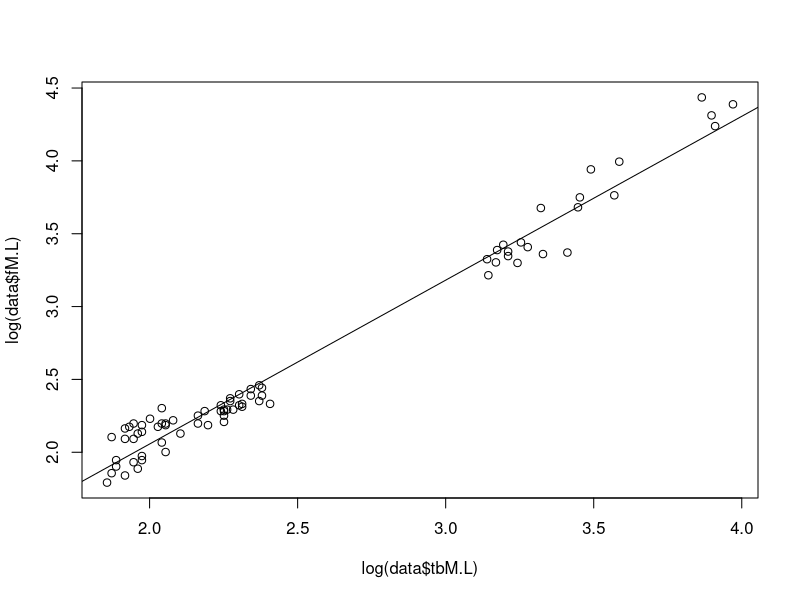
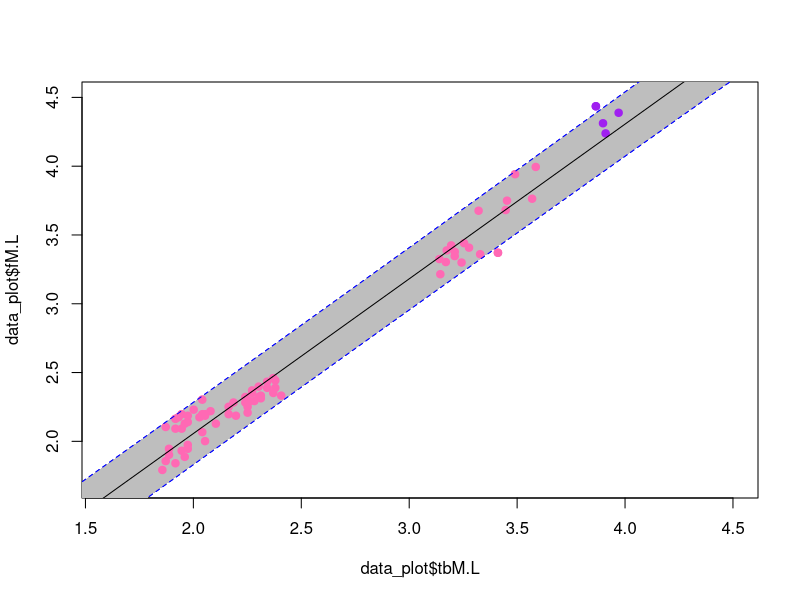
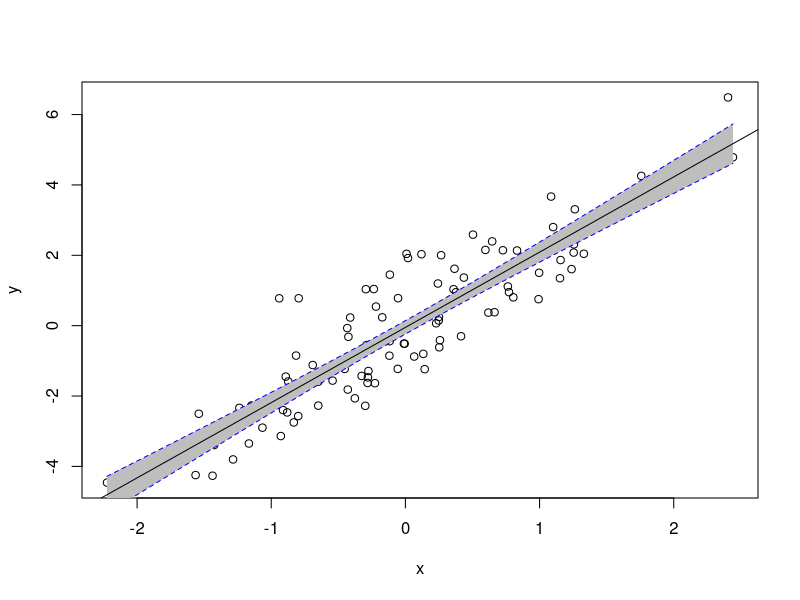
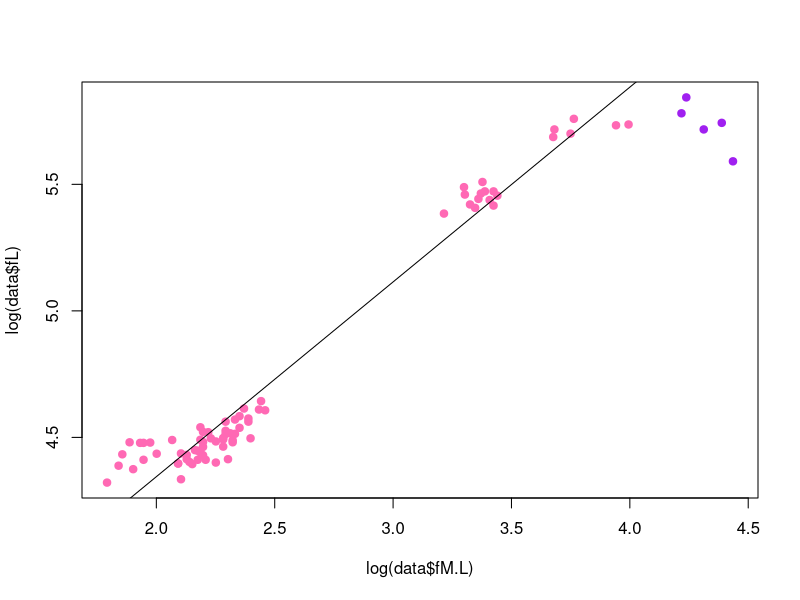
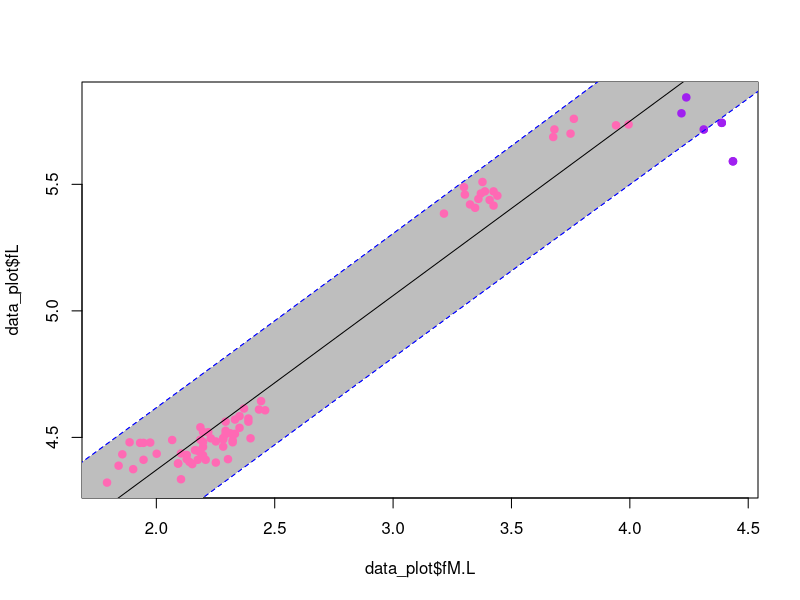
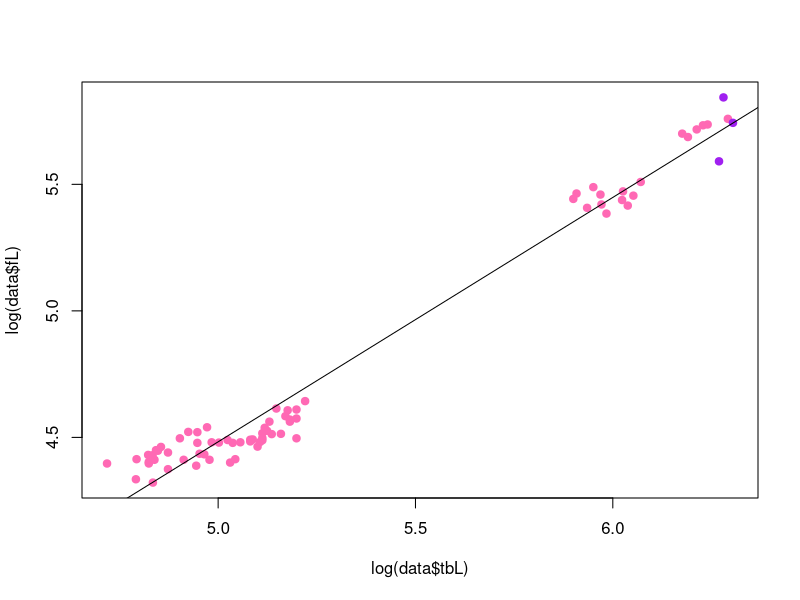
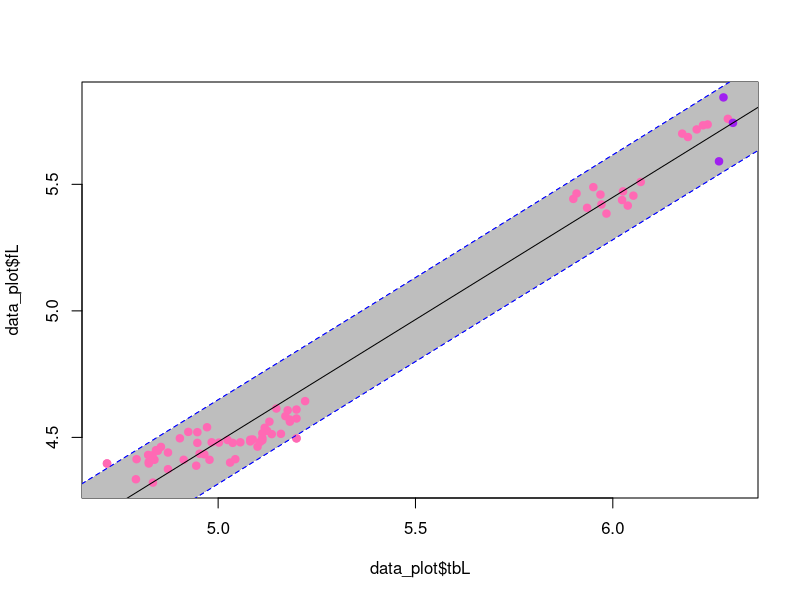

These charts were generated, in order, by the following R code:
## ---- chunk 1
knitr::opts_chunk$set(echo=FALSE, message=FALSE, results='hide' )
## ---- chunk 2
#this sets the directory to the source directory without having to manually click your way there
library(rstudioapi) # Safely Access the RStudio API
setwd(dirname(getActiveDocumentContext()$path))

#make sure you delete all empty columns/rows by hitting "delete" in excel
data<-read.csv(file = "../Data/Raw/honours_hindlimbs.csv")


#data that includes Dinornithiformes, Dromornis stirtoni, & Illbandornis sp.
data2 <- read.csv (file = "../Data/Raw/honours_hindlimb_updated.csv")

## ---- chunk 3
#just a summary of the data
summary(data)

#run a linear model: y is on left, x is on right
reg1 <- lm(log(data$fM.L) ~ log(data$tbM.L))

#here's how to get a summary output
summary(reg1)

#plotting like this NOW HAS x on left, y on right
plot(log(data$fM.L) ~ log(data$tbM.L)); abline(reg1)


## ---- chunk 4

data_noG <- data[-c(77:82),]

#run a linear model: y is on left, x is on right
NoG <- lm(log(data_noG$fM.L) ~ log(data_noG$tbM.L))

#here's how to get a summary output
summary(NoG)


## ---- chunk 5
#Here we're log transforming first, because otherwise things don't work. 

data_plot <- cbind (data[,1:2], log (data[,3:15]))

#Also here setting up a vector of colours you can use to highlight _Genyornis_
#make a vector of just pink
colours <- rep("hotpink", nrow(data_plot))
#make a vector where any species name that has Genyornis is assigned purple
colours[which(data_plot$species == "Genyornis newtoni")] <- "purple"

#getting a model for predicting CIs
model <- lm(fM.L ~ tbM.L, data=data_plot)
summary(model)

#For the interval estimate to work, we need to find the smallest and largest values of x. All this is in https://stackoverflow.com/questions/46459620/plotting-a-95-confidence-interval-for-a-lm-object

#But X in this case has NAs so we're here finding the lowest non-NA value by sorting from smallest to largest and taking the first value
min_x <- sort(data_plot$tbM.L)[1]
max_x <- sort(data_plot$tbM.L, decreasing = TRUE)[1]

#make dummy sequence of x for intervals. 
newx <- seq(min_x-1,max_x+1,by = 0.05 )

#plot confidence intervals

#This only works if the data are already logged. Not my preference but hey.
conf_interval <- predict(model, newdata=data.frame(tbM.L = newx), interval="prediction",    level = 0.95)



plot(data_plot$fM.L ~ data_plot$tbM.L, 
     xlim=c(1.6,4.5), 
     ylim=c(1.7,4.5), 
     pch=19, col=colours); abline(model, col="black" )

lines(newx, conf_interval[,2], col="blue", lty=2)
lines(newx, conf_interval[,3], col="blue", lty=2)

#fill in area between regression line and confidence interval - very pretty but then you have to re-plot the points
polygon(c(rev(newx), newx), c(rev(conf_interval[ ,3]), conf_interval[ ,2]), col = 'grey', border = NA)



points(data_plot$fM.L ~ data_plot$tbM.L, 
     
     pch=19, col=colours); abline(model, col="black" )
lines(newx, conf_interval[,2], col="blue", lty=2)
lines(newx, conf_interval[,3], col="blue", lty=2)





#add row names to your plot
#text(log(data$fM.L) ~ log(data$tbM.L), labels=data$species )


## ---- chunk 6

#make this example reproducible
set.seed(0)

#create dataset
x <- rnorm(100)
y <- x*2 + rnorm(100)
df <- data.frame(x = x, y = y)

#fit linear regression model
model <- lm(y ~ x, data = df) 

#get predicted y values using regression equation
newx <- seq(min(df$x), max(df$x), length.out=100)
preds <- predict(model, newdata = data.frame(x=newx), interval = 'confidence')

#create plot of x vs. y
plot(y ~ x, data = df)

#fill in area between regression line and confidence interval
polygon(c(rev(newx), newx), c(rev(preds[ ,3]), preds[ ,2]), col = 'grey', border = NA)

#add fitted regression line
abline(model)

#add dashed lines for confidence bands
lines(newx, preds[ ,3], lty = 'dashed', col = 'blue')
lines(newx, preds[ ,2], lty = 'dashed', col = 'blue')


## ---- chunk 7

#linear model of the length vs width of the femur excluding Genyornis
noGFLW <- lm(log(data_noG$fL) ~ log(data_noG$fM.L))

#summary of the linear model of the length vs width of the femur excluding Genyornis
summary(noGFLW)

#plot of the length vs width of the femur
plot(log(data$fL) ~ log(data$fM.L), pch=19, col=colours); abline(noGFLW, col="black")






#getting a model for predicting CIs
modelFLW <- lm(fL ~ fM.L, data=data_plot)
summary(modelFLW)

#For the interval estimate to work, we need to find the smallest and largest values of x. All this is in https://stackoverflow.com/questions/46459620/plotting-a-95-confidence-interval-for-a-lm-object

#But X in this case has NAs so we're here finding the lowest non-NA value by sorting from smallest to largest and taking the first value
min_xW <- sort(data_plot$fM.L)[1]
max_xW <- sort(data_plot$fM.L, decreasing = TRUE)[1]

#make dummy sequence of x for intervals. 
newxW <- seq(min_xW-1,max_xW+1,by = 0.05 )

#plot confidence intervals

#This only works if the data are already logged. Not my preference but hey.
conf_intervalW <- predict(modelFLW, newdata=data.frame(fM.L = newxW), interval="prediction",    level = 0.95)



plot(data_plot$fL ~ data_plot$fM.L, 
     pch=19, col=colours); abline(modelFLW, col="black" )

lines(newxW, conf_intervalW [,2], col="blue", lty=2)
lines(newxW, conf_intervalW [,3], col="blue", lty=2)

#fill in area between regression line and confidence interval - very pretty but then you have to re-plot the points
polygon(c(rev(newxW), newxW), c(rev(conf_intervalW [ ,3]), conf_intervalW[ ,2]), col = 'grey', border = NA)



points(data_plot$fL ~ data_plot$fM.L, 
     
     pch=19, col=colours); abline(modelFLW, col="black" )
lines(newxW, conf_intervalW [,2], col="blue", lty=2)
lines(newxW, conf_intervalW [,3], col="blue", lty=2)





#text to data points
#text(log(data$fL) ~ log(data$fM.L), label=data$species)

## ---- chunk 8



#linear model of the length of the femur vs the tibiotarsus excluding Genyornis
noGFTL <- lm(log(data_noG$fL) ~ log(data_noG$tbL))


#summary of the linear model of the length vs width of the femur excluding Genyornis
summary(noGFTL)

#plot of the length vs width of the femur
plot(log(data$fL) ~ log(data$tbL), pch=19, col=colours)
     abline(noGFTL, col="black")




#getting a model for predicting CIs
modelFTL <- lm(fL ~ tbL, data=data_plot)
summary(modelFTL)

#For the interval estimate to work, we need to find the smallest and largest values of x. All this is in https://stackoverflow.com/questions/46459620/plotting-a-95-confidence-interval-for-a-lm-object

#But X in this case has NAs so we're here finding the lowest non-NA value by sorting from smallest to largest and taking the first value
min_xL <- sort(data_plot$tbL)[1]
max_xL <- sort(data_plot$tbL, decreasing = TRUE)[1]

#make dummy sequence of x for intervals. 
newxL <- seq(min_xL-1,max_xL+1,by = 0.05 )

#plot confidence intervals

#This only works if the data are already logged. Not my preference but hey.
conf_intervalL <- predict(modelFTL, newdata=data.frame(tbL = newxL), interval="prediction",    level = 0.95)



plot(data_plot$fL ~ data_plot$tbL, 
     pch=19, col=colours); abline(modelFTL, col="black" )

lines(newxL, conf_intervalL [,2], col="blue", lty=2)
lines(newxL, conf_intervalL [,3], col="blue", lty=2)

#text((data_plot$fL ~ data_plot$tbL), label=data$species)


#fill in area between regression line and confidence interval - very pretty but then you have to re-plot the points
polygon(c(rev(newxL), newxL), c(rev(conf_intervalL [ ,3]), conf_intervalL[ ,2]), col = 'grey', border = NA)



points(data_plot$fL ~ data_plot$tbL, 
     
     pch=19, col=colours); abline(modelFTL, col="black" )
lines(newxL, conf_intervalL [,2], col="blue", lty=2)
lines(newxL, conf_intervalL [,3], col="blue", lty=2)


## ---- chunk 9










## ---- chunk 10
# Example data frame
data <- data.frame(
  Name = c("John", "Jane", "John", "Alice", "Bob"),
  Score1 = c(80, 75, 85, 90, 95),
  Score2 = c(70, 65, 75, 80, 85)
)

# Names for which you want to calculate means
target_names <- c("John", "Bob")

# Step 1: Subset rows with target names
subset_data <- data[data$Name %in% target_names, ]

# Step 2: Calculate mean for each column in the subset
means <- colMeans(subset_data[, c("Score1", "Score2")])

# Step 3: Print or use the means as needed
print(means)

## ---- chunk 11

data_aepyorn <- read.csv(file = "../Data/Raw/Aepyronithid_hindlimb_measurements.csv")


#some numeric columns import as non-numeric, as.numeric changes these columns into numeric columns
data_aepyorn[, 5] <- as.numeric(data_aepyorn [,5])
data_aepyorn[,10] <- as.numeric (data_aepyorn[,10])
data_aepyorn[,12] <- as.numeric (data_aepyorn[,12])
data_aepyorn[,15] <- as.numeric (data_aepyorn[,15])


#species name for which mean is to be calculated for A. hildebrandti
aep.hil <- c("hildebrandti")


#a subset data frame for the rows that i want to target for A. hildebrandti
subset_data <- data_aepyorn[data_aepyorn$genus %in% aep.hil,]


#calculate the means of Aepyornis hildebrandti
aep.hilm <- colMeans(subset_data[, c("fL", "fPW", "fDW", "fCr.Ca","fM.L","tbL","tbPW", "tbDW","tbCr.Ca","tbM.L","tmtL","tmtD.P","tmtM.L")], na.rm = TRUE)


#printing the means for Aepyornis hildebrandti
print(aep.hilm)



#species name for which mean is to be calculated for A. maximus
aep.max <- c("maximus")


#a subset data frame for the rows that i want to target for A. maximus
subset_datam <- data_aepyorn[data_aepyorn$genus %in% aep.max,]


#calculate the means of Aepyornis maximus
aep.maxi <- colMeans(subset_datam[, c("fL", "fPW", "fDW", "fCr.Ca","fM.L","tbL","tbPW", "tbDW","tbCr.Ca","tbM.L","tmtL","tmtD.P","tmtM.L")], na.rm = TRUE)


#printing the means for Aepyornis maximus
print(aep.maxi)



#species name for which mean is to be calculated for M. modestus
mul.mod <- c("modestus")


#a subset data frame for the rows that i want to target for M. modestus
subset_datamm <- data_aepyorn[data_aepyorn$genus %in% mul.mod,]


#calculate the means of M. modestus
mul.mode <- colMeans(subset_datamm[, c("fL", "fPW", "fDW", "fCr.Ca","fM.L","tbL","tbPW", "tbDW","tbCr.Ca","tbM.L","tmtL","tmtD.P","tmtM.L")], na.rm = TRUE)


#printing the means for M. modestus
print(mul.mode)
